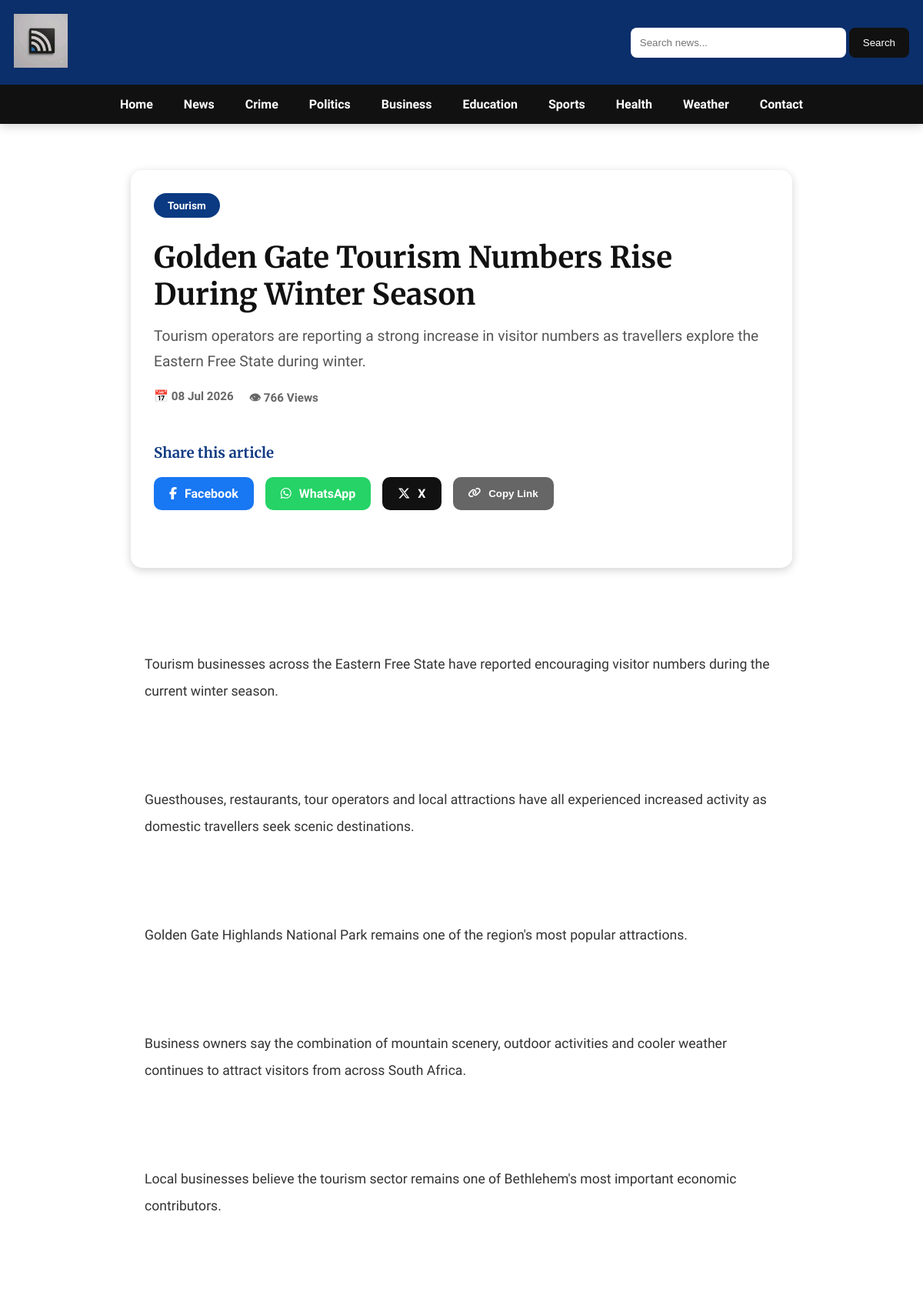
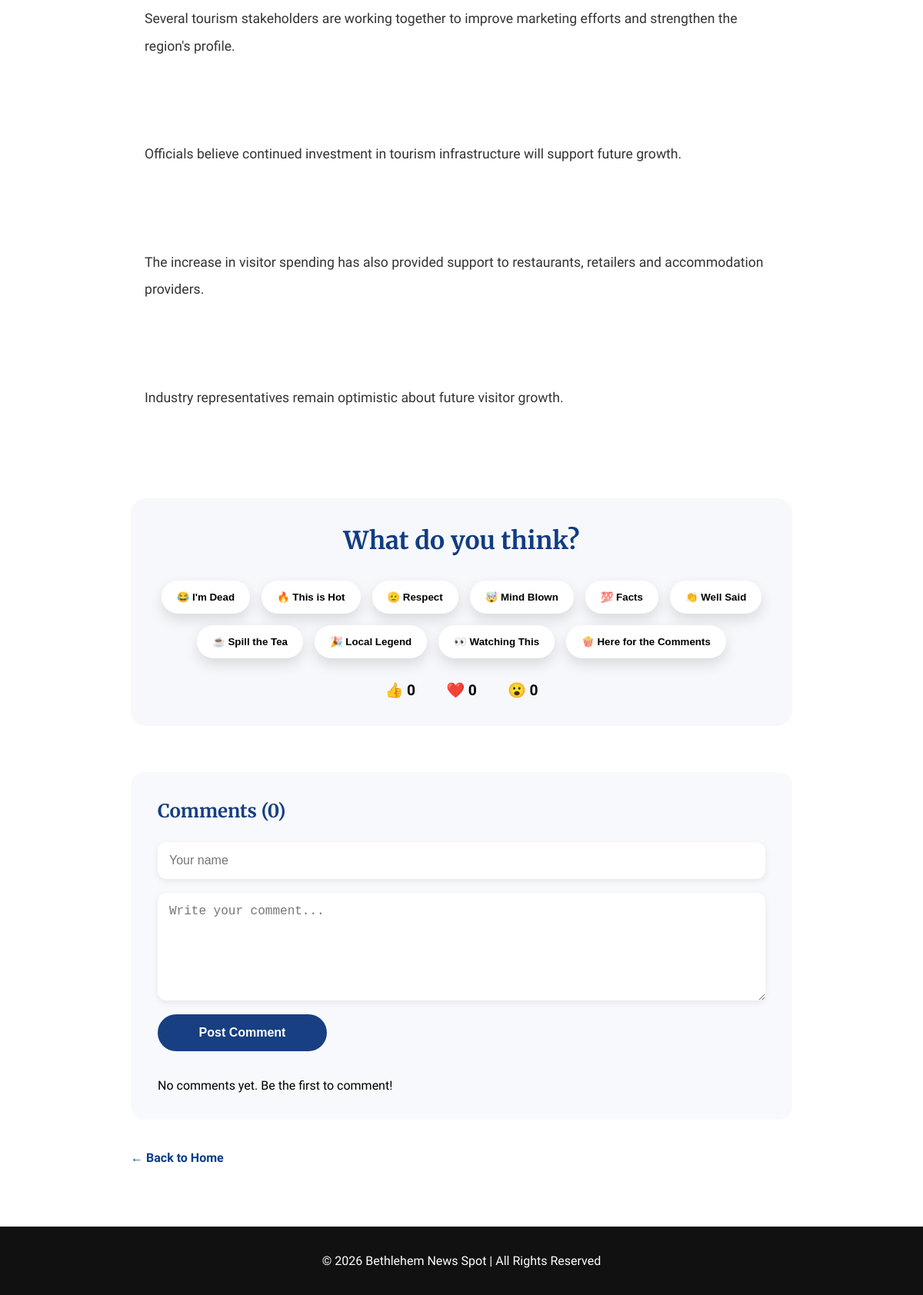
Page /article/3 on the committed database (2 pictures, top to bottom).
### models/article.py (models this page shows)
class Article(db.Model):
    __tablename__ = "articles"
    id = db.Column(db.Integer, primary_key=True)
    title = db.Column(db.String(200), nullable=False)
    summary = db.Column(db.String(500), nullable=False)
    content = db.Column(db.Text, nullable=False)
    category = db.Column(db.String(100), nullable=False)
    author = db.Column(db.String(100), nullable=False)
    image = db.Column(db.String(255))
    published = db.Column(
    db.Boolean,
    default=False
)
    breaking = db.Column(db.Boolean, default=False)
    featured = db.Column(db.Boolean, default=False)
    views = db.Column(db.Integer, default=0)
    likes = db.Column(db.Integer, default=0)
    loves = db.Column(db.Integer, default=0)
    wows = db.Column(db.Integer, default=0)
    created_at = db.Column(db.DateTime, default=datetime.utcnow)

### routes/articles.py (the view)
@articles_bp.route("/article/<int:article_id>")
def article(article_id):
    article = get_article_by_id(article_id)
    if article is None:
        abort(404)
    increase_views(article)
    related_articles = get_related_articles(article)
    comments = get_comments_for_article(article.id)
    reactions = get_reactions(article.category)
    return render_template(
        "article.html",
        article=article,
        related_articles=related_articles,
        comments=comments,
        reactions=reactions,
    )

### services/article_service.py (called while the page is built)
def get_article_by_id(article_id):
    return db.session.get(Article, article_id)

def increase_views(article):
    article.views += 1
    db.session.commit()

def get_related_articles(article, limit=3):
    return (
        Article.query
        .filter(
            Article.category == article.category,
            Article.id != article.id
        )
        .limit(limit)
        .all()
    )

### services/comment_service.py (called while the page is built)
def get_comments_for_article(article_id):
    return (
        Comment.query
        .filter_by(article_id=article_id)
        .order_by(Comment.created_at.desc())
        .all()
    )

### services/reaction_service.py (called while the page is built)
def get_reactions(category):
    return REACTIONS.get(
        category,
        REACTIONS["default"]
    )

### templates/article.html (shortened to what this page needs)
{% extends "base.html" %}
{% block content %}
<article class="article-page">
    <header class="article-header">
    <span class="news-category">
        {{ article.category }}
    </span>
    <h1 class="article-title">
        {{ article.title }}
    </h1>
    <p class="article-summary">
        {{ article.summary }}
    </p>
    <div class="article-info">
        {% if article.created_at %}
        <span>📅 {{ article.created_at.strftime('%d %b %Y') }}</span>
        {% endif %}
        <span>👁 {{ article.views }} Views</span>
    </div>
<div class="share-section">
    <h3>Share this article</h3>
    <div class="share-buttons">
        <a
            class="share-btn facebook"
            href="https://www.facebook.com/sharer/sharer.php?u={{ request.url }}"
            target="_blank">
            <i class="fab fa-facebook-f"></i>
            Facebook
        </a>
        <a
            class="share-btn whatsapp"
            href="https://wa.me/?text={{ article.title }} {{ request.url }}"
            target="_blank">
            <i class="fab fa-whatsapp"></i>
            WhatsApp
        </a>
        <a
            class="share-btn twitter"
            href="https://twitter.com/intent/tweet?text={{ article.title }}&url={{ request.url }}"
            target="_blank">
            <i class="fab fa-x-twitter"></i>
            X
        </a>
        <button
            class="share-btn copy-link"
            onclick="copyArticleLink()">
            <i class="fa-solid fa-link"></i>
            Copy Link
        </button>
    </div>
</div>
</header>
    <div class="article-content">
        {{ article.content|replace('\n','<br><br>')|safe }}
    </div>
<div class="reaction-section">
    <h2>What do you think?</h2>
    <div class="reaction-grid">
{% for reaction in reactions %}
<button class="meme-btn">
{{ reaction }}
</button>
{% endfor %}
</div>
    <div class="reaction-counts">
        <p>
            👍 <span id="like-count">{{ article.likes }}</span>
        </p>
        <p>
            ❤️ <span id="love-count">{{ article.loves }}</span>
        </p>
        <p>
            😮 <span id="wow-count">{{ article.wows }}</span>
        </p>
    </div>
</div>
<section class="comment-section">
    <h2>Comments ({{ comments|length }})</h2>
    <form
        method="POST"
        action="{{ url_for('articles.add_comment', article_id=article.id) }}">
        <input
            type="text"
            name="name"
            placeholder="Your name"
            required>
        <textarea
            name="content"
            rows="5"
            placeholder="Write your comment..."
            required></textarea>
        <button type="submit">
            Post Comment
        </button>
    </form>
    {% if comments %}
        {% for comment in comments %}
        <div class="comment">
            <strong>{{ comment.name }}</strong>
            <small>
                {{ comment.created_at.strftime('%d %b %Y %H:%M') }}
            </small>
            <p>
                {{ comment.content }}
            </p>
        </div>
        {% endfor %}
    {% else %}
        <p>No comments yet. Be the first to comment!</p>
    {% endif %}
</section>
    <div class="article-footer">
        <a class="back-home"
        href="{{ url_for('home.index') }}">
            ← Back to Home
        </a>
    </div>
</article>
{% endblock %}

### static/css/main.css (style rules this page uses)
* { margin:0; padding:0; box-sizing:border-box; }
body { font-family:'Source Sans 3',sans-serif; }
header { background:#0b2f6b; color:white; box-shadow:0 3px 12px rgba(0,0,0,.18); }
h1, h2, h3, h4, .section-title, .main-story h1, .side-card h3, .news-card h3 { font-family:'Merriweather',serif; font-weight:700; line-height:1.3; }
a { text-decoration:none; }

### static/css/homepage.css (style rules this page uses)
.article-content { padding:18px; }
.news-category { display:inline-block; background:#0B3C88; color:#fff; padding:5px 12px; border-radius:40px; font-size:.75rem; font-weight:bold; margin-bottom:12px; }

### static/css/article.css (style rules this page uses)
.article-page { max-width:900px; margin:40px auto; padding:20px; }
.article-title { font-family:'Merriweather',serif; font-size:2.4rem; line-height:1.25; color:#111; margin:15px 0; }
.article-summary { font-size:1.2rem; color:#555; margin-bottom:20px; line-height:1.7; }
.article-info { display:flex; gap:20px; flex-wrap:wrap; color:#666; font-size:.95rem; font-weight:600; }
.article-content { font-size:1.1rem; line-height:2; color:#333; }
.back-home { display:inline-block; margin-top:40px; color:#0B3C88; text-decoration:none; font-weight:bold; }
.article-header { background:white; padding:30px; border-radius:15px; margin-bottom:20px; }
.news-category { display:inline-block; background:#0b3a82; color:white; padding:8px 18px; border-radius:40px; font-weight:bold; font-size:.85rem; }
.share-section { margin:45px 0; }
.share-section h3 { margin-bottom:18px; color:#123c84; }
.share-buttons { display:flex; flex-wrap:wrap; gap:15px; }
.share-btn { display:inline-flex; align-items:center; gap:10px; padding:12px 20px; border:none; border-radius:10px; text-decoration:none; color:white; cursor:pointer; font-weight:bold; transition:.3s; }
.facebook { background:#1877F2; }
.whatsapp { background:#25D366; }
.twitter { background:#111; }
.copy-link { background:#666; }
.reaction-section { margin-top:60px; padding:35px; background:#f7f8fc; border-radius:20px; text-align:center; }
.reaction-section h2 { color:#123c82; font-size:2rem; margin-bottom:30px; }
.reaction-counts { margin-top:30px; display:flex; justify-content:center; gap:40px; flex-wrap:wrap; }
.reaction-counts p { font-size:1.2rem; font-weight:bold; }
.comment-section { margin-top:60px; padding:35px; background:#f8f9fc; border-radius:18px; }
.comment-section h2 { color:#173f82; margin-bottom:25px; }
.comment-section form { display:flex; flex-direction:column; gap:18px; margin-bottom:35px; }
.comment-section input { width:100%; padding:15px; border:none; border-radius:12px; font-size:16px; box-shadow:0 3px 10px rgba(0,0,0,.08); }
.comment-section textarea { width:100%; min-height:140px; padding:15px; resize:vertical; border:none; border-radius:12px; font-size:16px; box-shadow:0 3px 10px rgba(0,0,0,.08); }
.comment-section button { width:220px; padding:15px; background:#173f82; color:white; border:none; border-radius:50px; font-size:16px; font-weight:bold; cursor:pointer; transition:.3s; }
.reaction-grid { display:flex; flex-wrap:wrap; gap:15px; justify-content:center; }
.meme-btn { padding:14px 20px; border:none; border-radius:40px; background:white; font-weight:bold; cursor:pointer; box-shadow:0 8px 18px rgba(0,0,0,.12); transition:.25s; }

### rows in the picture
Article: category "Tourism", title "Golden Gate Tourism Numbers Rise During Winter Season", summary "Tourism operators are reporting a strong increase in visitor numbers as travellers explore the Eastern Free State during winter.", created_at "08 Jul 2026", views "766", content "Tourism businesses across the Eastern Free State have reported encouraging visitor numbers during the current winter season. Guesthouses, restaurants, tour operators and local attractions have all experienced increased activity as domestic travellers seek scenic destinations. Golden Gate Highlands National Park remains one of the region's most popular attractions. Business owners say the combination of mountain scenery, outdoor activities and cooler weather continues to attract visitors from across South Africa. Local businesses believe the tourism sector remains one of Bethlehem's most important economic contributors. Several tourism stakeholders are working together to improve marketing…", likes "0", loves "0", wows "0"

### other values in the picture
{{ reaction }} "😂 I'm Dead" "🔥 This is Hot" "🫡 Respect" "🤯 Mind Blown" "💯 Facts" "👏 Well Said" "☕ Spill the Tea" "🎉 Local Legend" "👀 Watching This" "🍿 Here for the Comments"
{{ comments|length }} "0"
